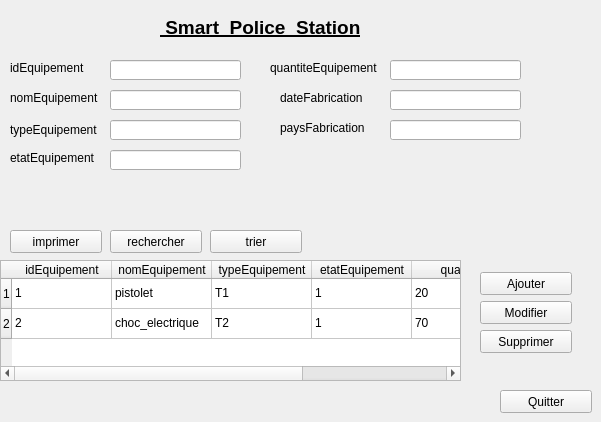
      <widget class="QWidget" name="tab_3">
       <attribute name="icon">
        <iconset>
         <normaloff>../../Downloads/téléchargement (1).png</normaloff>../../Downloads/téléchargement (1).png</iconset>
       </attribute>
       <attribute name="title">
        <string>Matériel</string>
       </attribute>
       <widget class="QLabel" name="policou_3">
        <property name="geometry">
         <rect>
          <x>160</x>
          <y>10</y>
          <width>351</width>
          <height>35</height>
         </rect>
        </property>
        <property name="sizePolicy">
         <sizepolicy hsizetype="Preferred" vsizetype="Maximum">
          <horstretch>0</horstretch>
          <verstretch>0</verstretch>
         </sizepolicy>
        </property>
        <property name="font">
         <font>
          <family>Arial</family>
          <pointsize>14</pointsize>
          <weight>75</weight>
          <bold>true</bold>
          <underline>true</underline>
         </font>
        </property>
        <property name="text">
         <string> Smart  Police  Station</string>
        </property>
        <property name="textFormat">
         <enum>Qt::PlainText</enum>
        </property>
       </widget>
       <widget class="QLineEdit" name="lineEdit_37">
        <property name="geometry">
         <rect>
          <x>110</x>
          <y>120</y>
          <width>131</width>
          <height>20</height>
         </rect>
        </property>
       </widget>
       <widget class="QLineEdit" name="lineEdit_35">
        <property name="geometry">
         <rect>
          <x>110</x>
          <y>90</y>
          <width>131</width>
          <height>20</height>
         </rect>
        </property>
       </widget>
       <widget class="QLineEdit" name="lineEdit_31">
        <property name="geometry">
         <rect>
          <x>110</x>
          <y>60</y>
          <width>131</width>
          <height>20</height>
         </rect>
        </property>
       </widget>
       <widget class="QLineEdit" name="lineEdit_34">
        <property name="geometry">
         <rect>
          <x>390</x>
          <y>60</y>
          <width>131</width>
          <height>20</height>
         </rect>
        </property>
       </widget>
       <widget class="QLabel" name="label_69">
        <property name="geometry">
         <rect>
          <x>10</x>
          <y>90</y>
          <width>91</width>
          <height>16</height>
         </rect>
        </property>
        <property name="text">
         <string>nomEquipement</string>
        </property>
       </widget>
       <widget class="QLabel" name="label_40">
        <property name="geometry">
         <rect>
          <x>10</x>
          <y>150</y>
          <width>121</width>
          <height>16</height>
         </rect>
        </property>
        <property name="text">
         <string>etatEquipement</string>
        </property>
       </widget>
       <widget class="QLabel" name="label_42">
        <property name="geometry">
         <rect>
          <x>280</x>
          <y>120</y>
          <width>121</width>
          <height>16</height>
         </rect>
        </property>
        <property name="text">
         <string>paysFabrication</string>
        </property>
       </widget>
       <widget class="QLabel" name="label_39">
        <property name="geometry">
         <rect>
          <x>270</x>
          <y>60</y>
          <width>121</width>
          <height>16</height>
         </rect>
        </property>
        <property name="text">
         <string>quantiteEquipement</string>
        </property>
       </widget>
       <widget class="QLabel" name="label_41">
        <property name="geometry">
         <rect>
          <x>280</x>
          <y>90</y>
          <width>121</width>
          <height>16</height>
         </rect>
        </property>
        <property name="text">
         <string>dateFabrication</string>
        </property>
       </widget>
       <widget class="QLabel" name="label_38">
        <property name="geometry">
         <rect>
          <x>10</x>
          <y>120</y>
          <width>91</width>
          <height>20</height>
         </rect>
        </property>
        <property name="text">
         <string>typeEquipement</string>
        </property>
       </widget>
       <widget class="QLineEdit" name="lineEdit_36">
        <property name="geometry">
         <rect>
          <x>110</x>
          <y>150</y>
          <width>131</width>
          <height>20</height>
         </rect>
        </property>
       </widget>
       <widget class="QLabel" name="label_37">
        <property name="geometry">
         <rect>
          <x>10</x>
          <y>60</y>
          <width>81</width>
          <height>16</height>
         </rect>
        </property>
        <property name="text">
         <string>idEquipement </string>
        </property>
       </widget>
       <widget class="QLineEdit" name="lineEdit_33">
        <property name="geometry">
         <rect>
          <x>390</x>
          <y>120</y>
          <width>131</width>
          <height>20</height>
         </rect>
        </property>
       </widget>
       <widget class="QLineEdit" name="lineEdit_32">
        <property name="geometry">
         <rect>
          <x>390</x>
          <y>90</y>
          <width>131</width>
          <height>20</height>
         </rect>
        </property>
       </widget>
       <widget class="QTableWidget" name="tableWidget_2">
        <property name="geometry">
         <rect>
          <x>0</x>
          <y>260</y>
          <width>461</width>
          <height>121</height>
         </rect>
        </property>
        <row>
         <property name="text">
          <string>1</string>
         </property>
        </row>
        <row>
         <property name="text">
          <string>2</string>
         </property>
        </row>
        <column>
         <property name="text">
          <string>idEquipement</string>
         </property>
        </column>
        <column>
         <property name="text">
          <string>nomEquipement</string>
         </property>
        </column>
        <column>
         <property name="text">
          <string>typeEquipement</string>
         </property>
        </column>
        <column>
         <property name="text">
          <string>etatEquipement</string>
         </property>
        </column>
        <column>
         <property name="text">
          <string>quantité</string>
         </property>
        </column>
        <column>
         <property name="text">
          <string>paysEquipement</string>
         </property>
        </column>
        <item row="0" column="0">
         <property name="text">
          <string>1</string>
         </property>
        </item>
        <item row="0" column="1">
         <property name="text">
          <string>pistolet</string>
         </property>
        </item>
        <item row="0" column="2">
         <property name="text">
          <string>T1</string>
         </property>
        </item>
        <item row="0" column="3">
         <property name="text">
          <string>1</string>
         </property>
        </item>
        <item row="0" column="4">
         <property name="text">
          <string>20</string>
         </property>
        </item>
        <item row="0" column="5">
         <property name="text">
          <string>Rusie</string>
         </property>
        </item>
        <item row="1" column="0">
         <property name="text">
          <string>2</string>
         </property>
        </item>
        <item row="1" column="1">
         <property name="text">
          <string>choc_electrique</string>
         </property>
        </item>
        <item row="1" column="2">
         <property name="text">
          <string>T2</string>
         </property>
        </item>
        <item row="1" column="3">
         <property name="text">
          <string>1</string>
         </property>
        </item>
        <item row="1" column="4">
         <property name="text">
          <string>70</string>
         </property>
        </item>
        <item row="1" column="5">
         <property name="text">
          <string>Tunisie</string>
         </property>
        </item>
       </widget>
       <widget class="QPushButton" name="pushButton_7">
        <property name="geometry">
         <rect>
          <x>10</x>
          <y>230</y>
          <width>92</width>
          <height>23</height>
         </rect>
        </property>
        <property name="text">
         <string>imprimer</string>
        </property>
       </widget>
       <widget class="QPushButton" name="pushButton_6">
        <property name="geometry">
         <rect>
          <x>110</x>
          <y>230</y>
          <width>92</width>
          <height>23</height>
         </rect>
        </property>
        <property name="text">
         <string>rechercher</string>
        </property>
       </widget>
       <widget class="QPushButton" name="pushButton_13">
        <property name="geometry">
         <rect>
          <x>210</x>
          <y>230</y>
          <width>92</width>
          <height>23</height>
         </rect>
        </property>
        <property name="text">
         <string>trier</string>
        </property>
       </widget>
       <widget class="QPushButton" name="pushButton_5">
        <property name="geometry">
         <rect>
          <x>500</x>
          <y>390</y>
          <width>92</width>
          <height>23</height>
         </rect>
        </property>
        <property name="text">
         <string>Quitter</string>
        </property>
       </widget>
       <widget class="QPushButton" name="pushButton_3">
        <property name="geometry">
         <rect>
          <x>480</x>
          <y>330</y>
          <width>92</width>
          <height>23</height>
         </rect>
        </property>
        <property name="text">
         <string>Supprimer</string>
        </property>
       </widget>
       <widget class="QPushButton" name="pushButton_4">
        <property name="geometry">
         <rect>
          <x>480</x>
          <y>272</y>
          <width>92</width>
          <height>23</height>
         </rect>
        </property>
        <property name="text">
         <string>Ajouter</string>
        </property>
       </widget>
       <widget class="QPushButton" name="pushButton_8">
        <property name="geometry">
         <rect>
          <x>480</x>
          <y>301</y>
          <width>92</width>
          <height>23</height>
         </rect>
        </property>
        <property name="text">
         <string>Modifier</string>
        </property>
       </widget>
      </widget>
